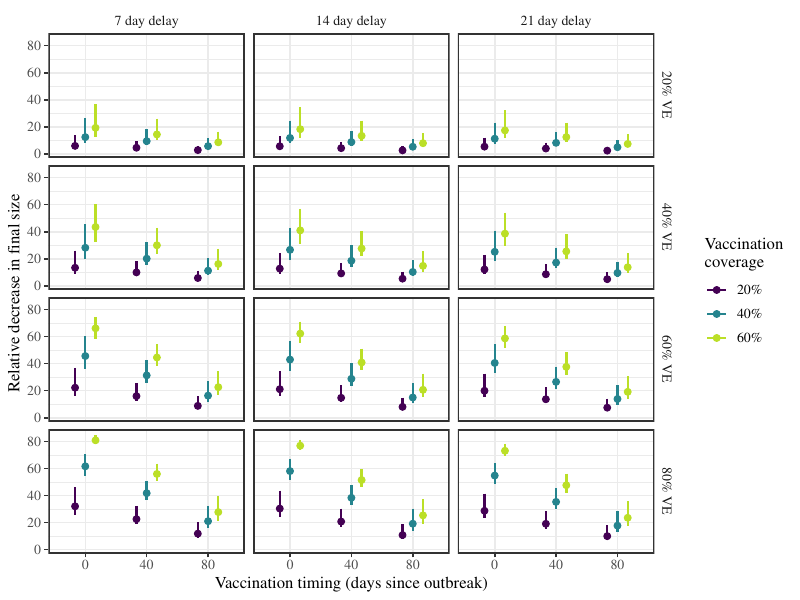

Here is the R script that generated this plot:
library(dplyr)
library(ggplot2); theme_set(theme_bw(base_family="Times", base_size=12))

load("../data_processed/iowa.rda")
load("../analysis_seirv_final/vaccine_strategy.rda")
load("../analysis_seirv_final/effects_exclusion.rda")

strategy_baseline <- effects_exclusion_finalsize %>%
  filter(type=="Excluding vaccination") %>%
  rename(
    base=finalsize
  )

effects_exclusion_base <- effects_exclusion_finalsize %>%
  filter(type=="Baseline (including all interventions)") %>%
  select(-type) %>%
  mutate(
    timing="Baseline",
    coverage="Baseline",
    sim=as.integer(as.character(sim))
  )

vaccine_strategy2 <- vaccine_strategy %>%
  group_by(sim, coverage, timing, delay, efficacy) %>%
  summarize(
    finalsize=sum(incidence)
  )

vaccine_strategy3 <- vaccine_strategy2 %>%
  merge(strategy_baseline) %>%
  mutate(
    reduction=(base-finalsize)/base*100
  )

vaccine_summ <- vaccine_strategy3 %>%
  group_by(timing, coverage, delay, efficacy) %>%
  summarize(
    median=median(reduction),
    lwr=quantile(reduction, 0.025),
    upr=quantile(reduction, 0.975)
  ) %>%
  mutate(
    efficacy=paste0(100*(efficacy), "% VE"),
    delay=factor(paste0(delay, " day delay"), levels=c("7 day delay", "14 day delay", "21 day delay")),
    timing=factor(timing),
    coverage=paste0(coverage*100, "%")
  )

vaccine_summ %>%
  filter(coverage=="20%")

g1 <- ggplot(vaccine_summ) +
  geom_point(aes(timing, median, col=coverage), position = position_dodge(width=0.5), size=2) +
  geom_errorbar(aes(timing, ymin=lwr, ymax=upr, col=coverage), width=0, position = position_dodge(width=0.5), lwd=0.8) +
  scale_x_discrete("Vaccination timing (days since outbreak)") +
  scale_y_continuous("Relative decrease in final size") +
  scale_color_viridis_d("Vaccination\ncoverage", end=0.9) +
  facet_grid(efficacy~delay) +
  theme(
    strip.background = element_blank(),
    # panel.spacing = unit(0, "cm"),
    panel.border = element_rect(size=1)
  )
  
ggsave("figure_stanfit_strategy.pdf", g1, width=8, height=6)

vaccine_summ2 <- vaccine_summ %>%
  filter(delay=="7 day delay", 
         efficacy=="60% VE")

g2 <- ggplot(vaccine_summ2) +
  geom_point(aes(timing, median, col=coverage), position = position_dodge(width=0.5), size=2) +
  geom_errorbar(aes(timing, ymin=lwr, ymax=upr, col=coverage), width=0, position = position_dodge(width=0.5), lwd=0.8) +
  scale_x_discrete("Vaccination timing (days since outbreak)") +
  scale_y_continuous("Relative decrease in final size") +
  scale_color_viridis_d("Vaccination\ncoverage", end=0.9) +
  theme(
    strip.background = element_blank(),
    # panel.spacing = unit(0, "cm"),
    panel.border = element_rect(size=1)
  )

ggsave("figure_stanfit_strategy_summ.pdf", g2, width=6, height=4)
